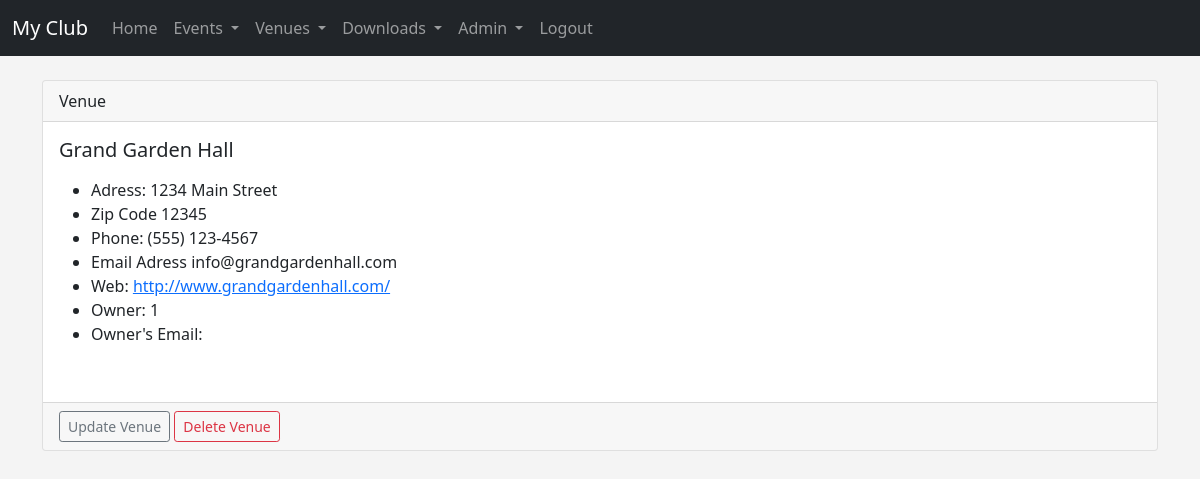
The app's page /venue/1/ (signed in) with its own data.
### events/models.py (models this page shows)
class Venue(models.Model):
	name = models.CharField('Venue Name', max_length=120)
	address = models.CharField(max_length=300)
	zip_code = models.CharField('Zip Code', max_length=15)
	phone = models.CharField('Contact Phone', max_length=25, blank=True)
	web = models.URLField('Website Address', blank=True)
	email_address = models.EmailField('Email Address', blank=True)
	owner = models.IntegerField("Venue Owner", blank=False, default=1)
	def __str__(self):
		return self.name

### events/views.py (the view)
# urls.py: path('venue/<str:id>/', views.venue_detail, name='venue-detail'),
@login_required(login_url='login')
def venue_detail(request, id):
	venue = Venue.objects.get(pk=id)
	return render(request, 'events/venue_detail.html', {'venue':venue})

### events/templates/events/venue_detail.html
{% extends 'base.html' %}
{% block content %}
    <div class="card">
        <div class="card-header">
            Venue
        </div>
        <div class="card-body">
            <h5 class="card-title">{{ venue }}</h5>
            <p class="card-text">
                <ul>
                    <li>Adress: {{ venue.address }}</li>
                    <li>Zip Code {{ venue.zip_code }}</li>
                    <li>Phone: {{ venue.phone }}</li>
                    <li>Email Adress {{ venue.email_address }}</li>
                    <li>Web: <a href="{{ venue.web }}">{{ venue.web }}</a></li>
                    <li>Owner: {{ venue.owner }} </li>
                    <li>Owner's Email: {{ venue_owner.email }} </li>
                </ul>
            </p>
            <br/>
        </div>
        {% if user.is_authenticated %}
                {% if user.is_superuser or user == event.manager %}
                <div class="card-footer text-muted">
                    <a href="{% url 'update-venue' venue.id %}" class="btn btn-outline-secondary btn-sm">Update Venue</a>
                    <a href="{% url 'delete-venue' venue.id %}" class="btn btn-outline-danger btn-sm">Delete Venue</a>
                </div>
                {% endif %}
            {% endif %}
    </div>
	<br/>
{% endblock %}

### events/templates/base.html (style rules this page uses)
body { background: #f4f4f4; }

### records on screen
Venue: name "Grand Garden Hall", address "1234 Main Street", zip_code "12345", phone "(555) 123-4567", email_address "info@grandgardenhall.com", web "http://www.grandgardenhall.com/", owner "1"
